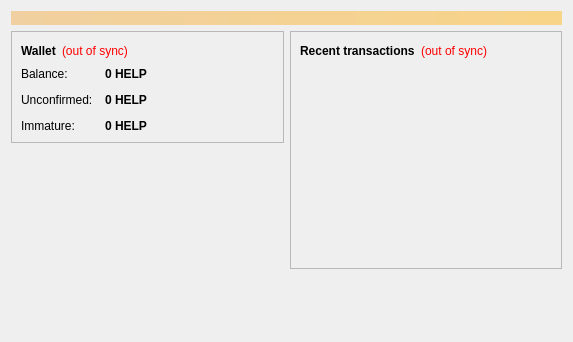
<?xml version="1.0" encoding="UTF-8"?>
<ui version="4.0">
 <class>OverviewPage</class>
 <widget class="QWidget" name="OverviewPage">
  <property name="geometry">
   <rect>
    <x>0</x>
    <y>0</y>
    <width>573</width>
    <height>342</height>
   </rect>
  </property>
  <property name="windowTitle">
   <string>Form</string>
  </property>
  <layout class="QVBoxLayout" name="topLayout">
   <item>
    <widget class="QLabel" name="labelAlerts">
     <property name="visible">
      <bool>false</bool>
     </property>
     <property name="styleSheet">
      <string notr="true">background-color: qlineargradient(x1: 0, y1: 0, x2: 1, y2: 0, stop:0 #F0D0A0, stop:1 #F8D488); color:#000000;</string>
     </property>
     <property name="wordWrap">
      <bool>true</bool>
     </property>
     <property name="margin">
      <number>3</number>
     </property>
    </widget>
   </item>
   <item>
    <layout class="QHBoxLayout" name="horizontalLayout" stretch="1,1">
     <item>
      <layout class="QVBoxLayout" name="verticalLayout_2">
       <item>
        <widget class="QFrame" name="frame">
         <property name="frameShape">
          <enum>QFrame::StyledPanel</enum>
         </property>
         <property name="frameShadow">
          <enum>QFrame::Raised</enum>
         </property>
         <layout class="QVBoxLayout" name="verticalLayout_4">
          <item>
           <layout class="QHBoxLayout" name="horizontalLayout_4">
            <item>
             <widget class="QLabel" name="label_5">
              <property name="font">
               <font>
                <weight>75</weight>
                <bold>true</bold>
               </font>
              </property>
              <property name="text">
               <string>Wallet</string>
              </property>
             </widget>
            </item>
            <item>
             <widget class="QLabel" name="labelWalletStatus">
              <property name="toolTip">
               <string>The displayed information may be out of date. Your wallet automatically synchronizes with the Helpcoin network after a connection is established, but this process has not completed yet.</string>
              </property>
              <property name="styleSheet">
               <string notr="true">QLabel { color: red; }</string>
              </property>
              <property name="text">
               <string notr="true">(out of sync)</string>
              </property>
              <property name="alignment">
               <set>Qt::AlignLeading|Qt::AlignLeft|Qt::AlignVCenter</set>
              </property>
             </widget>
            </item>
            <item>
             <spacer name="horizontalSpacer_2">
              <property name="orientation">
               <enum>Qt::Horizontal</enum>
              </property>
              <property name="sizeHint" stdset="0">
               <size>
                <width>40</width>
                <height>20</height>
               </size>
              </property>
             </spacer>
            </item>
           </layout>
          </item>
          <item>
           <layout class="QFormLayout" name="formLayout_2">
            <property name="fieldGrowthPolicy">
             <enum>QFormLayout::AllNonFixedFieldsGrow</enum>
            </property>
            <property name="horizontalSpacing">
             <number>12</number>
            </property>
            <property name="verticalSpacing">
             <number>12</number>
            </property>
            <item row="0" column="0">
             <widget class="QLabel" name="label">
              <property name="text">
               <string>Balance:</string>
              </property>
             </widget>
            </item>
            <item row="0" column="1">
             <widget class="QLabel" name="labelBalance">
              <property name="font">
               <font>
                <weight>75</weight>
                <bold>true</bold>
               </font>
              </property>
              <property name="cursor">
               <cursorShape>IBeamCursor</cursorShape>
              </property>
              <property name="toolTip">
               <string>Your current balance</string>
              </property>
              <property name="text">
               <string notr="true">0 HELP</string>
              </property>
              <property name="textInteractionFlags">
               <set>Qt::LinksAccessibleByMouse|Qt::TextSelectableByKeyboard|Qt::TextSelectableByMouse</set>
              </property>
             </widget>
            </item>
            <item row="1" column="0">
             <widget class="QLabel" name="label_3">
              <property name="text">
               <string>Unconfirmed:</string>
              </property>
             </widget>
            </item>
            <item row="1" column="1">
             <widget class="QLabel" name="labelUnconfirmed">
              <property name="font">
               <font>
                <weight>75</weight>
                <bold>true</bold>
               </font>
              </property>
              <property name="cursor">
               <cursorShape>IBeamCursor</cursorShape>
              </property>
              <property name="toolTip">
               <string>Total of transactions that have yet to be confirmed, and do not yet count toward the current balance</string>
              </property>
              <property name="text">
               <string notr="true">0 HELP</string>
              </property>
              <property name="textInteractionFlags">
               <set>Qt::LinksAccessibleByMouse|Qt::TextSelectableByKeyboard|Qt::TextSelectableByMouse</set>
              </property>
             </widget>
            </item>
            <item row="2" column="0">
             <widget class="QLabel" name="labelImmatureText">
              <property name="text">
               <string>Immature:</string>
              </property>
             </widget>
            </item>
            <item row="2" column="1">
             <widget class="QLabel" name="labelImmature">
              <property name="font">
               <font>
                <weight>75</weight>
                <bold>true</bold>
               </font>
              </property>
              <property name="toolTip">
               <string>Mined balance that has not yet matured</string>
              </property>
              <property name="text">
               <string notr="true">0 HELP</string>
              </property>
              <property name="textInteractionFlags">
               <set>Qt::LinksAccessibleByMouse|Qt::TextSelectableByKeyboard|Qt::TextSelectableByMouse</set>
              </property>
             </widget>
            </item>
           </layout>
          </item>
         </layout>
        </widget>
       </item>
       <item>
        <spacer name="verticalSpacer">
         <property name="orientation">
          <enum>Qt::Vertical</enum>
         </property>
         <property name="sizeHint" stdset="0">
          <size>
           <width>20</width>
           <height>40</height>
          </size>
         </property>
        </spacer>
       </item>
        <item>
         <widget class="QLabel" name="label_wallet_bgcoin">
          <property name="text">
           <string/>
          </property>
          <property name="pixmap">
           <pixmap resource="../bitcoin.qrc">:/images/wallet_bgcoin</pixmap>
          </property>
          <property name="scaledContents">
           <bool>false</bool>
          </property>
          <property name="alignment">
           <set>Qt::AlignCenter</set>
          </property>
          <property name="margin">
           <number>-2</number>
          </property>
         </widget>
        </item>
        <item>
         <widget class="QLabel" name="label_6">
          <property name="text">
           <string/>
          </property>
         </widget>
        </item>
      </layout>
     </item>
     <item>
      <layout class="QVBoxLayout" name="verticalLayout_3">
       <item>
        <widget class="QFrame" name="frame_2">
         <property name="frameShape">
          <enum>QFrame::StyledPanel</enum>
         </property>
         <property name="frameShadow">
          <enum>QFrame::Raised</enum>
         </property>
         <layout class="QVBoxLayout" name="verticalLayout">
          <item>
           <layout class="QHBoxLayout" name="horizontalLayout_2">
            <item>
             <widget class="QLabel" name="label_4">
              <property name="text">
               <string>&lt;b&gt;Recent transactions&lt;/b&gt;</string>
              </property>
             </widget>
            </item>
            <item>
             <widget class="QLabel" name="labelTransactionsStatus">
              <property name="toolTip">
               <string>The displayed information may be out of date. Your wallet automatically synchronizes with the Helpcoin network after a connection is established, but this process has not completed yet.</string>
              </property>
              <property name="styleSheet">
               <string notr="true">QLabel { color: red; }</string>
              </property>
              <property name="text">
               <string notr="true">(out of sync)</string>
              </property>
              <property name="alignment">
               <set>Qt::AlignRight|Qt::AlignTrailing|Qt::AlignVCenter</set>
              </property>
             </widget>
            </item>
            <item>
             <spacer name="horizontalSpacer">
              <property name="orientation">
               <enum>Qt::Horizontal</enum>
              </property>
              <property name="sizeHint" stdset="0">
               <size>
                <width>40</width>
                <height>20</height>
               </size>
              </property>
             </spacer>
            </item>
           </layout>
          </item>
          <item>
           <widget class="QListView" name="listTransactions">
            <property name="styleSheet">
             <string notr="true">QListView { background: transparent; }</string>
            </property>
            <property name="frameShape">
             <enum>QFrame::NoFrame</enum>
            </property>
            <property name="verticalScrollBarPolicy">
             <enum>Qt::ScrollBarAlwaysOff</enum>
            </property>
            <property name="horizontalScrollBarPolicy">
             <enum>Qt::ScrollBarAlwaysOff</enum>
            </property>
            <property name="selectionMode">
             <enum>QAbstractItemView::NoSelection</enum>
            </property>
           </widget>
          </item>
         </layout>
        </widget>
       </item>
       <item>
        <spacer name="verticalSpacer_2">
         <property name="orientation">
          <enum>Qt::Vertical</enum>
         </property>
         <property name="sizeHint" stdset="0">
          <size>
           <width>20</width>
           <height>40</height>
          </size>
         </property>
        </spacer>
       </item>
      </layout>
     </item>
    </layout>
   </item>
  </layout>
 </widget>
 <resources/>
 <connections/>
</ui>
